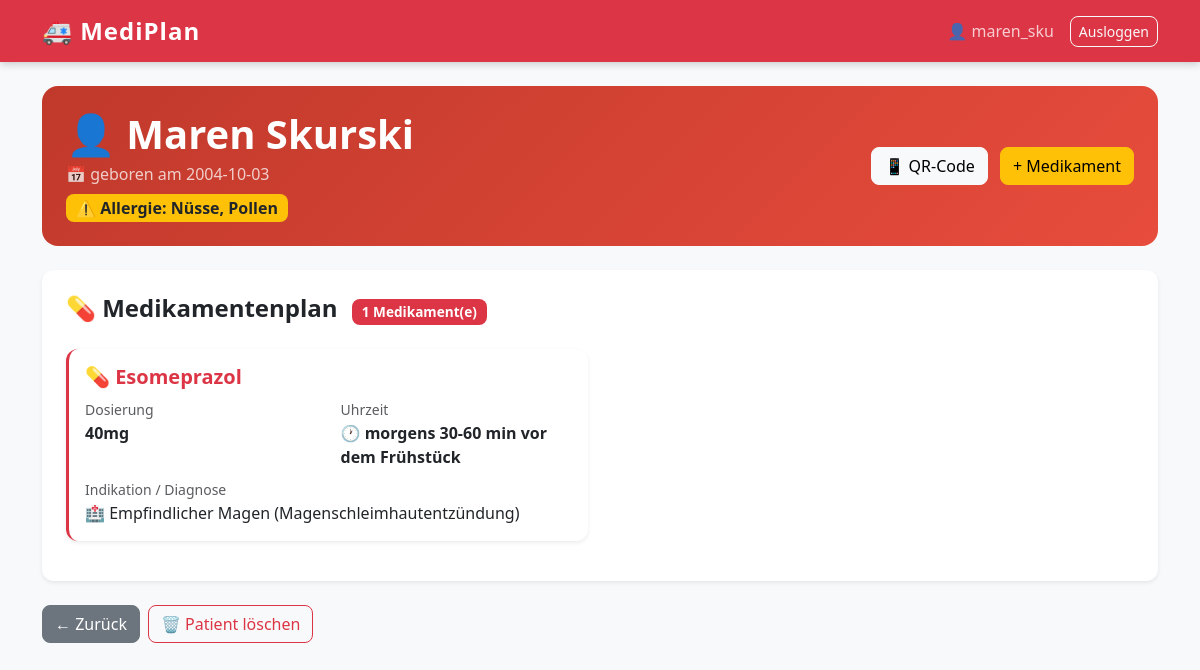
/patient/1 (signed in), run on the app's committed database.
### tables this page shows
CREATE TABLE patienten (
            id INTEGER PRIMARY KEY AUTOINCREMENT,
            nutzer_id INTEGER NOT NULL,
            name TEXT NOT NULL,
            geburtsdatum TEXT NOT NULL,
            allergien TEXT,
            FOREIGN KEY (nutzer_id) REFERENCES nutzer(id)
        );

CREATE TABLE medikamente (
            id INTEGER PRIMARY KEY AUTOINCREMENT,
            patient_id INTEGER NOT NULL,
            name TEXT NOT NULL,
            dosierung TEXT NOT NULL,
            uhrzeit TEXT NOT NULL,
            indikation TEXT NOT NULL,
            FOREIGN KEY (patient_id) REFERENCES patienten(id)
        );

### app.py (the view)
@app.route('/patient/<int:id>')
@login_required
def patient_detail(id):
    conn = get_connection()
    patient = conn.execute('SELECT * FROM patienten WHERE id = ? AND nutzer_id = ?',
                           (id, session['nutzer_id'])).fetchone()
    if not patient:
        return redirect(url_for('index'))
    medikamente = conn.execute('SELECT * FROM medikamente WHERE patient_id = ?', (id,)).fetchall()
    conn.close()
    return render_template('patient_detail.html', patient=patient, medikamente=medikamente)

### app.py (called while the page is built)
def login_required(f):
    @functools.wraps(f)
    def decorated(*args, **kwargs):
        if 'nutzer_id' not in session:
            return redirect(url_for('login'))
        return f(*args, **kwargs)
    return decorated

### database.py (called while the page is built)
def get_connection():
    conn = sqlite3.connect('mediplan.db')
    conn.row_factory = sqlite3.Row
    return conn

### templates/patient_detail.html
{% extends 'base.html' %}
{% block content %}
<div class="p-4 mb-4 rounded-4" style="background: linear-gradient(135deg, #c0392b, #e74c3c); color: white;">
    <div class="row align-items-center">
        <div class="col-md-8">
            <h1 class="fw-bold mb-1">👤 {{ patient['name'] }}</h1>
            <p class="mb-1 opacity-75">📅 geboren am {{ patient['geburtsdatum'] }}</p>
            {% if patient['allergien'] %}
            <div class="mt-2">
                <span class="badge bg-warning text-dark fs-6">⚠️ Allergie: {{ patient['allergien'] }}</span>
            </div>
            {% endif %}
        </div>
        <div class="col-md-4 text-end">
            <a href="/patient/{{ patient['id'] }}/qr" class="btn btn-light me-2">📱 QR-Code</a>
            <a href="/patient/{{ patient['id'] }}/medikament/neu" class="btn btn-warning">+ Medikament</a>
        </div>
    </div>
</div>
<div class="card border-0 shadow-sm mb-4">
    <div class="card-body p-4">
        <h4 class="fw-bold mb-4">💊 Medikamentenplan
            <span class="badge bg-danger ms-2">{{ medikamente|length }} Medikament(e)</span>
        </h4>
        {% if medikamente %}
        <div class="row">
            {% for med in medikamente %}
            <div class="col-md-6 mb-3">
                <div class="card border-start border-danger border-3 shadow-sm">
                    <div class="card-body p-3">
                        <h5 class="fw-bold text-danger mb-1">💊 {{ med['name'] }}</h5>
                        <div class="row mt-2">
                            <div class="col-6">
                                <small class="text-muted">Dosierung</small>
                                <p class="mb-1 fw-bold">{{ med['dosierung'] }}</p>
                            </div>
                            <div class="col-6">
                                <small class="text-muted">Uhrzeit</small>
                                <p class="mb-1 fw-bold">🕐 {{ med['uhrzeit'] }}</p>
                            </div>
                        </div>
                        <div class="mt-1">
                            <small class="text-muted">Indikation / Diagnose</small>
                            <p class="mb-0">🏥 {{ med['indikation'] }}</p>
                        </div>
                    </div>
                </div>
            </div>
            {% endfor %}
        </div>
        {% else %}
        <div class="text-center py-4">
            <span style="font-size: 3rem;">💊</span>
            <p class="text-muted mt-2">Noch keine Medikamente eingetragen.</p>
        </div>
        {% endif %}
    </div>
</div>
<div class="d-flex gap-2">
    <a href="/" class="btn btn-secondary">← Zurück</a>
    <form method="POST" action="/patient/{{ patient['id'] }}/loeschen" style="display:inline;">
        <button type="submit" class="btn btn-outline-danger"
            onclick="return confirm('Patient wirklich löschen?')">
            🗑️ Patient löschen
        </button>
    </form>
</div>
{% endblock %}

### static/style.css (style rules this page uses)
body { background-color: #f8f9fa; font-family: 'Segoe UI', sans-serif; }
.card { border: none; border-radius: 12px; box-shadow: 0 2px 12px rgba(0,0,0,0.08); transition: transform 0.2s; }
.btn { border-radius: 8px; }
h1 { font-weight: 700; }
.badge { font-size: 0.85rem; padding: 6px 10px; border-radius: 8px; }

### data on the page
patienten: name "Maren Skurski", geburtsdatum "2004-10-03", allergien "Nüsse, Pollen"
medikamente: name "Esomeprazol", dosierung "40mg", uhrzeit "morgens 30-60 min vor dem Frühstück", indikation "Empfindlicher Magen (Magenschleimhautentzündung)"

### other printed values
{{ session.username }} "maren_sku"
{{ medikamente|length }} "1"
